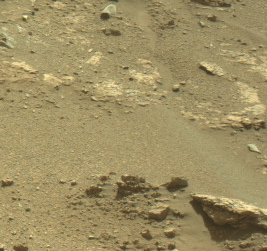
%> input picture Left_2_cropped01.png, 267 x 251 px
$ octave Image_processing.m   (GNU Octave 9; MATLAB toolbox functions it lacks are replaced by stand-ins)
%> lines starting %> are read from the running program, lines starting %| are printed output that depends on the picture
clc;
clear;
close all;

%% 1. Camera Parameters
f = 72.1; % Focal length in pixels
B = 0.424; % Baseline distance in meters

%% 2. Read and Preprocess the Images
% Replace these lines with the actual paths to your images
imgLeft = imread('Left_2_cropped01.png');
%> imgLeft is the input picture: size 251x267x3 uint8; mean R, G, B 157.7, 143, 99
imgRight = imread('Right_2_cropped.png');
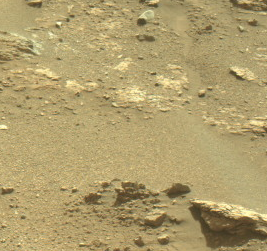
%> input picture Right_2_cropped.png, 267 x 251 px
%> imgRight is the input picture: size 251x267x3 uint8; mean R, G, B 175.6, 158.3, 109.1

% Convert images to grayscale
imgLeftGray = rgb2gray(imgLeft);
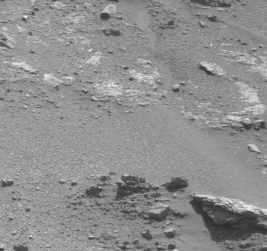
%> imgLeftGray: size 251x267 uint8; min 45, max 244, mean 142.4
imgRightGray = rgb2gray(imgRight);
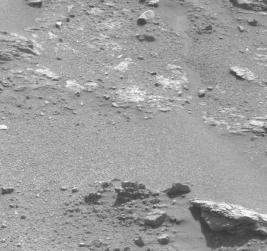
%> imgRightGray: size 251x267 uint8; min 54, max 250, mean 157.9

% Apply Gaussian smoothing
sigma = 1.0; % Gaussian filter sigma
imgLeftSmooth = imgaussfilt(imgLeftGray, sigma);
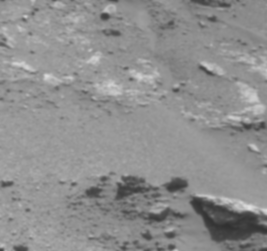
%> imgLeftSmooth: size 251x267 uint8; min 48, max 225, mean 142.4
imgRightSmooth = imgaussfilt(imgRightGray, sigma);
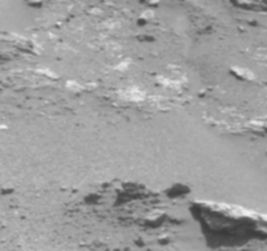
%> imgRightSmooth: size 251x267 uint8; min 57, max 241, mean 157.9

% Display smoothed images (optional)
figure;
subplot(1,2,1);
imshow(imgLeftSmooth);
title('Smoothed Left Image');
subplot(1,2,2);
imshow(imgRightSmooth);
title('Smoothed Right Image');

%% 3. Feature Matching
% Detect feature points in both images
%> (the run ends here)
